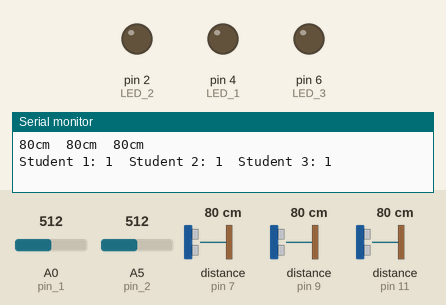
Simulated run of this sketch. Board: Arduino Uno, built with avr-gcc and run on an emulated ATmega328P. Parts: output pins drawn as LEDs (lit = HIGH), the last lines printed to the serial monitor. Wiring (inferred from the names in the program): 3 × ultrasonic range finder: trigger pin 8, echo pin 7 / trigger pin 10, echo pin 9 / trigger pin 12, echo pin 11. Inputs (shaded band) come from the test bench; at power-on: A0 (pin_1) = 512, A5 (pin_2) = 512, distance to the obstacle (sensors on pin 7, pin 9, pin 11) 80 cm. The echo pulse lasts 58.3 µs per cm; pins used as bus, display or sensor lines are not drawn.

Above: at 1.2 s.
1.3 s: A0 (pin_1) set to 416
2.8 s: A0 (pin_1) set to 383
At 3.7 s:
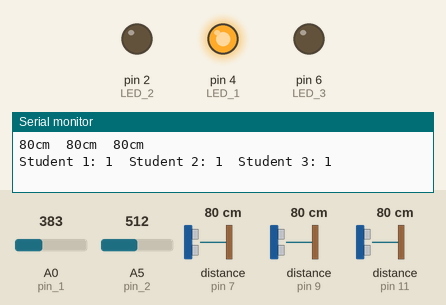
4.3 s: A5 (pin_2) set to 409
5.8 s: A5 (pin_2) set to 392
At 7.0 s:
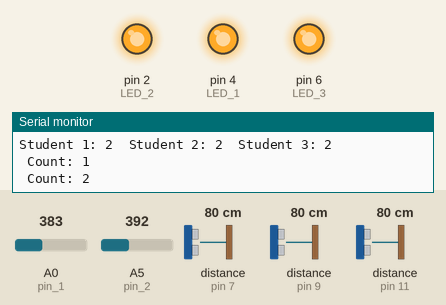
7.3 s: A5 (pin_2) set to 410
At 8.3 s:
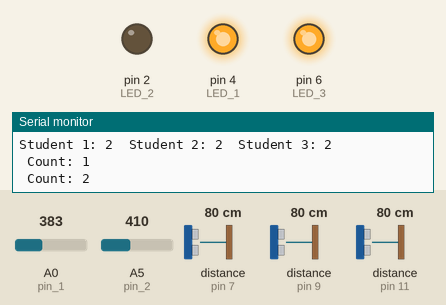
8.8 s: A0 (pin_1) set to 410
At 9.5 s:
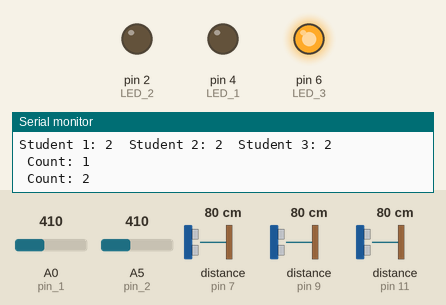
Timing chart, 0 to 11.3 s (numbered marks = the images above; inputs shaded):
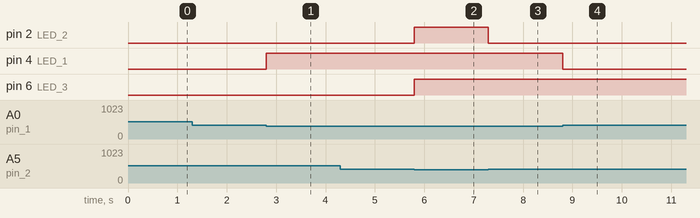

The sketch:

AutoClassroom.ino
```cpp
#include <SoftwareSerial.h>

// TX 3번 핀, RX 13번 핀으로 하여 bluetooth 설정
SoftwareSerial bluetooth(3, 13);

// pin_1, pin_2: 적외선 센서 연결 pin
// LED_1, LED_2: 센서에 감지 되었을 때 켜지는 LED
// LED_3: 출입이 1 이상이면 불이 들어오는 LED
int pin_1 = A0;
int pin_2 = A5;
int LED_1 = 4;
int LED_2 = 2;
int LED_3 = 6;

// 초음파 센서의 정보를 가져오는 pin
int echo_1 = 7;
int echo_2 = 9;
int echo_3 = 11;
int trig_1 = 8;
int trig_2 = 10;
int trig_3 = 12;

// chk_1, chk_2: 출입을 check하기 위한 변수
// count: 출입 count를 세는 변수
int chk_1 = 0;
int chk_2 = 0;
int count = 0;

// millis를 통해 delay를 조절하기 위한 변수
unsigned long pre_time1 = 0;
unsigned long pre_time2 = 0;
unsigned long cur_time = 0;

// start_1, start_2: 각 loop의 처음 시작을 위한 변수
int start_1 = 0;
int start_2 = 0;

// dist: 초음파 센서로 측정할 거리
int dist = 15;

// stud_1, 2, 3: 학생의 수업 참여도를 보이는 변수
int stud_1 = 0;
int stud_2 = 0;
int stud_3 = 0;

// 초음파센서로 거리를 측정하는 함수
long readUltrasonicDistance(int echo, int trig) {
  digitalWrite(trig, LOW);
  delayMicroseconds(2);
  digitalWrite(trig, HIGH);
  delayMicroseconds(10);
  digitalWrite(trig, LOW);
  return pulseIn(echo, HIGH);
}

void setup() {
  // put your setup code here, to run once:
  Serial.begin(9600);
  bluetooth.begin(9600);

  pinMode(pin_1, INPUT);
  pinMode(pin_2, INPUT);
  pinMode(LED_1, OUTPUT);
  pinMode(LED_2, OUTPUT);
  pinMode(LED_3, OUTPUT);

  pinMode(echo_1, INPUT);
  pinMode(echo_2, INPUT);
  pinMode(echo_3, INPUT);
  pinMode(trig_1, OUTPUT);
  pinMode(trig_2, OUTPUT);
  pinMode(trig_3, OUTPUT);
  digitalWrite(trig_1, LOW);
  digitalWrite(trig_2, LOW);
  digitalWrite(trig_3, LOW);

  pre_time1 = millis();
  pre_time2 = millis();
}

void loop() {
  // put your main code here, to run repeatedly:
  int value1 = analogRead(pin_1);
  int value2 = analogRead(pin_2);
  cur_time = millis();

  // 적외선 센서에 물체가 감지되지 않으면 LED가 꺼짐
  if(value1 > 400) {
    digitalWrite(LED_1, LOW);
  }
  if(value2 > 400) {
    digitalWrite(LED_2, LOW);
  }

  // loop() 함수 실행 후 1초에 한 번씩 조건문 내부 코드 실행
  if(start_1 == 0 | cur_time - pre_time1 >= 1000) {
    // 들어가는 쪽의 센서 감지 시 LED_1의 불이 켜짐
    // chk_2 == 0이면 chk_1을 1로 바꾸어 들어가는 쪽 센서에 물체가 감지 되었음을 인지
    if(chk_2 == 0 & value1 <= 400) {
      chk_1 = 1;
      digitalWrite(LED_1, HIGH);
    }

    // 나오는 쪽의 센서가 감지 된 상태에 들어가는 쪽 센서 물체 감지 시
    // 사람이 나오는 것이기에 count를 1 감소
    // count가 음수가 안되도록 조건 추가
    // count에 변화가 생겼기에 이를 Serial monitor에 표시
    // delay를 위해 pre_time1을 현재 시간인 cur_time으로 바꿈
    // 실행이 되면 start_1에 의해 if문 내의 진입을 막기 위해 값 변환
    else if(chk_2 == 1 & value1 <= 400) {
      chk_2 = 0;
      count--;
      if (count < 0) {
        count = 0;
      }
      Serial.print(" Count: ");
      Serial.print(count);
      Serial.println("");
      pre_time1 = cur_time;
      start_1 = 1;
      digitalWrite(LED_1, HIGH);
    }

    // 나오는 쪽의 센서
    // 들어가는 센서가 먼저 감지되고 나오는 센서가 감지되는 경우 사람이 들어오는 것이기에 count 1 증가
    if(chk_1 == 0 & value2 <= 400) {
      chk_2 = 1;
      digitalWrite(LED_2, HIGH);
    }
    else if(chk_1 == 1 & value2 <= 400) {
      chk_1 = 0;
      count++;
      pre_time1 = cur_time;
      start_1 = 1;
      digitalWrite(LED_2, HIGH);
      Serial.print(" Count: ");
      Serial.print(count);
      Serial.println("");
    }
  }

  // 사람이 1명 이상 들어왔을 경우 LED에 불이 켜지게 함
  if (count > 0 ) {
    digitalWrite(LED_3, HIGH);
  }
  else {
    digitalWrite(LED_3, LOW);
  }

  // loop() 함수 실행 후 5초에 한 번씩 조건문 내부 코드 실행
  if (start_2 == 0 | cur_time - pre_time2 >= 5000) {
    // 각 초음파 센서의 측정 거리를 저장
    int cm_1 = 0.01723 * readUltrasonicDistance(echo_1, trig_1);
    int cm_2 = 0.01723 * readUltrasonicDistance(echo_2, trig_2);
    int cm_3 = 0.01723 * readUltrasonicDistance(echo_3, trig_3);

    // 측정 거리를 Serial monitor에 표현
    Serial.print(cm_1);
    Serial.print("cm  ");
    Serial.print(cm_2);
    Serial.print("cm  ");
    Serial.print(cm_3);
    Serial.println("cm");

    // 특정 거리 이상인 경우 학생이 자리에 없다고 판단
    // 학생이 수업에 많이 참여했으면 0에 가까움
    if (cm_1 > dist) {
      stud_1++;
    }
    if (cm_2 > dist) {
      stud_2++;
    }
    if (cm_3 > dist) {
      stud_3++;
    }

    // 수업 참여도를 Serial monitor에 표현
    Serial.print("Student 1: ");
    Serial.print(stud_1);
    Serial.print("  Student 2: ");
    Serial.print(stud_2);
    Serial.print("  Student 3: ");
    Serial.println(stud_3);
    pre_time2 = cur_time;
    start_2 = 1;

    // bluetooth 설정
    char val = bluetooth.read();

    if (bluetooth.available()) {
      Serial.write(bluetooth.read());
    }

    // bluetooth로 연결된 기기에서 e를 입력하면 출입 수와 학생들의 참여도를 해당 기기에 출력
    if (val == 'e') {
      char temp[33];
      bluetooth.write("출입 수: ");
      itoa(count, temp, 10);
      bluetooth.write(temp);
      bluetooth.write("\n학생 1의 참여도: ");
      itoa(stud_1, temp, 10);
      bluetooth.write(temp);
      bluetooth.write(", 학생 2의 참여도: ");
      itoa(stud_2, temp, 10);
      bluetooth.write(temp);
      bluetooth.write(", 학생 3의 참여도: ");
      itoa(stud_3, temp, 10);
      bluetooth.write(temp);
      bluetooth.write("\n");
    }
  }
}
```

Measured:
- the behaviour switches between 401 and 400 on A0 (pin_1) (found by bisection; images 0 and 1)
- the behaviour switches between 401 and 400 on A5 (pin_2) (found by bisection; images 1 and 2)
- after the input at 1.3 s, every drawn part: stays the same
- after the input at 2.8 s, pin 4 (LED_1): LOW → HIGH at once
- after the input at 5.8 s, pin 2 (LED_2), pin 6 (LED_3): LOW → HIGH at once
- after the input at 7.3 s, pin 2 (LED_2): HIGH → LOW at once
- after the input at 8.8 s, pin 4 (LED_1): HIGH → LOW at once
